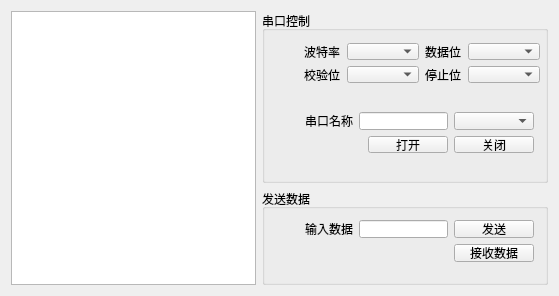
<?xml version="1.0" encoding="UTF-8"?>
<ui version="4.0">
 <class>MainWindow</class>
 <widget class="QMainWindow" name="MainWindow">
  <property name="geometry">
   <rect>
    <x>0</x>
    <y>0</y>
    <width>559</width>
    <height>296</height>
   </rect>
  </property>
  <property name="focusPolicy">
   <enum>Qt::ClickFocus</enum>
  </property>
  <property name="windowTitle">
   <string>MainWindow</string>
  </property>
  <widget class="QWidget" name="centralWidget">
   <layout class="QGridLayout" name="gridLayout_6" columnstretch="6,7">
    <item row="0" column="1">
     <layout class="QGridLayout" name="grpCtrl" rowstretch="9,5">
      <property name="sizeConstraint">
       <enum>QLayout::SetFixedSize</enum>
      </property>
      <item row="0" column="0">
       <widget class="QGroupBox" name="groupBox_2">
        <property name="title">
         <string>串口控制</string>
        </property>
        <property name="flat">
         <bool>false</bool>
        </property>
        <widget class="QWidget" name="layoutWidget">
         <property name="geometry">
          <rect>
           <x>31</x>
           <y>21</y>
           <width>258</width>
           <height>62</height>
          </rect>
         </property>
         <layout class="QGridLayout" name="gridLayout_3" columnstretch="3,5,3,2">
          <item row="0" column="0">
           <widget class="QLabel" name="label">
            <property name="text">
             <string>波特率</string>
            </property>
           </widget>
          </item>
          <item row="0" column="1">
           <widget class="QComboBox" name="cmbBaudRate"/>
          </item>
          <item row="0" column="2">
           <widget class="QLabel" name="label_3">
            <property name="text">
             <string>数据位</string>
            </property>
           </widget>
          </item>
          <item row="0" column="3">
           <widget class="QComboBox" name="cmbDataBits">
            <property name="sizePolicy">
             <sizepolicy hsizetype="Preferred" vsizetype="Preferred">
              <horstretch>0</horstretch>
              <verstretch>0</verstretch>
             </sizepolicy>
            </property>
            <property name="maxCount">
             <number>2147483647</number>
            </property>
            <property name="iconSize">
             <size>
              <width>8</width>
              <height>8</height>
             </size>
            </property>
           </widget>
          </item>
          <item row="1" column="0">
           <widget class="QLabel" name="label_2">
            <property name="text">
             <string>校验位</string>
            </property>
           </widget>
          </item>
          <item row="1" column="1">
           <widget class="QComboBox" name="cmbParity"/>
          </item>
          <item row="1" column="2">
           <widget class="QLabel" name="label_4">
            <property name="text">
             <string>停止位</string>
            </property>
           </widget>
          </item>
          <item row="1" column="3">
           <widget class="QComboBox" name="cmbStopBits"/>
          </item>
         </layout>
        </widget>
        <widget class="QWidget" name="layoutWidget">
         <property name="geometry">
          <rect>
           <x>32</x>
           <y>90</y>
           <width>251</width>
           <height>63</height>
          </rect>
         </property>
         <layout class="QGridLayout" name="gridLayout">
          <item row="0" column="0">
           <widget class="QLabel" name="labSerialaName">
            <property name="text">
             <string>串口名称</string>
            </property>
           </widget>
          </item>
          <item row="0" column="1" colspan="2">
           <widget class="QLineEdit" name="ledtSerialName">
            <property name="sizePolicy">
             <sizepolicy hsizetype="Preferred" vsizetype="Fixed">
              <horstretch>0</horstretch>
              <verstretch>0</verstretch>
             </sizepolicy>
            </property>
            <property name="focusPolicy">
             <enum>Qt::StrongFocus</enum>
            </property>
            <property name="maxLength">
             <number>15</number>
            </property>
           </widget>
          </item>
          <item row="0" column="3">
           <widget class="QComboBox" name="cmbWokMode"/>
          </item>
          <item row="1" column="3">
           <widget class="QPushButton" name="btnClose">
            <property name="sizePolicy">
             <sizepolicy hsizetype="Preferred" vsizetype="Fixed">
              <horstretch>0</horstretch>
              <verstretch>0</verstretch>
             </sizepolicy>
            </property>
            <property name="text">
             <string>关闭</string>
            </property>
           </widget>
          </item>
          <item row="1" column="2">
           <widget class="QPushButton" name="btnOpen">
            <property name="sizePolicy">
             <sizepolicy hsizetype="Preferred" vsizetype="Fixed">
              <horstretch>0</horstretch>
              <verstretch>0</verstretch>
             </sizepolicy>
            </property>
            <property name="text">
             <string>打开</string>
            </property>
           </widget>
          </item>
         </layout>
        </widget>
       </widget>
      </item>
      <item row="1" column="0">
       <widget class="QGroupBox" name="grpOpt">
        <property name="title">
         <string>发送数据</string>
        </property>
        <widget class="QWidget" name="layoutWidget">
         <property name="geometry">
          <rect>
           <x>32</x>
           <y>20</y>
           <width>251</width>
           <height>64</height>
          </rect>
         </property>
         <layout class="QGridLayout" name="gridLayout_2">
          <item row="0" column="0">
           <widget class="QLabel" name="labInputData">
            <property name="text">
             <string>输入数据</string>
            </property>
           </widget>
          </item>
          <item row="0" column="1">
           <widget class="QLineEdit" name="ledtData">
            <property name="sizePolicy">
             <sizepolicy hsizetype="Preferred" vsizetype="Fixed">
              <horstretch>0</horstretch>
              <verstretch>0</verstretch>
             </sizepolicy>
            </property>
            <property name="maxLength">
             <number>8</number>
            </property>
           </widget>
          </item>
          <item row="0" column="2">
           <widget class="QPushButton" name="btnSend">
            <property name="sizePolicy">
             <sizepolicy hsizetype="Preferred" vsizetype="Preferred">
              <horstretch>0</horstretch>
              <verstretch>0</verstretch>
             </sizepolicy>
            </property>
            <property name="text">
             <string>发送</string>
            </property>
           </widget>
          </item>
          <item row="1" column="0" colspan="2">
           <spacer name="horizontalSpacer">
            <property name="orientation">
             <enum>Qt::Horizontal</enum>
            </property>
            <property name="sizeHint" stdset="0">
             <size>
              <width>158</width>
              <height>20</height>
             </size>
            </property>
           </spacer>
          </item>
          <item row="1" column="2">
           <widget class="QPushButton" name="btnRecv">
            <property name="text">
             <string>接收数据</string>
            </property>
           </widget>
          </item>
         </layout>
        </widget>
       </widget>
      </item>
     </layout>
    </item>
    <item row="0" column="0">
     <widget class="QTextEdit" name="Output">
      <property name="readOnly">
       <bool>true</bool>
      </property>
      <property name="overwriteMode">
       <bool>false</bool>
      </property>
     </widget>
    </item>
   </layout>
  </widget>
  <widget class="QMenuBar" name="menuBar">
   <property name="geometry">
    <rect>
     <x>0</x>
     <y>0</y>
     <width>559</width>
     <height>23</height>
    </rect>
   </property>
  </widget>
 </widget>
 <layoutdefault spacing="6" margin="11"/>
 <tabstops>
  <tabstop>ledtSerialName</tabstop>
  <tabstop>btnClose</tabstop>
  <tabstop>cmbBaudRate</tabstop>
  <tabstop>cmbParity</tabstop>
  <tabstop>cmbDataBits</tabstop>
  <tabstop>cmbStopBits</tabstop>
  <tabstop>ledtData</tabstop>
  <tabstop>btnSend</tabstop>
  <tabstop>Output</tabstop>
 </tabstops>
 <resources/>
 <connections/>
</ui>
